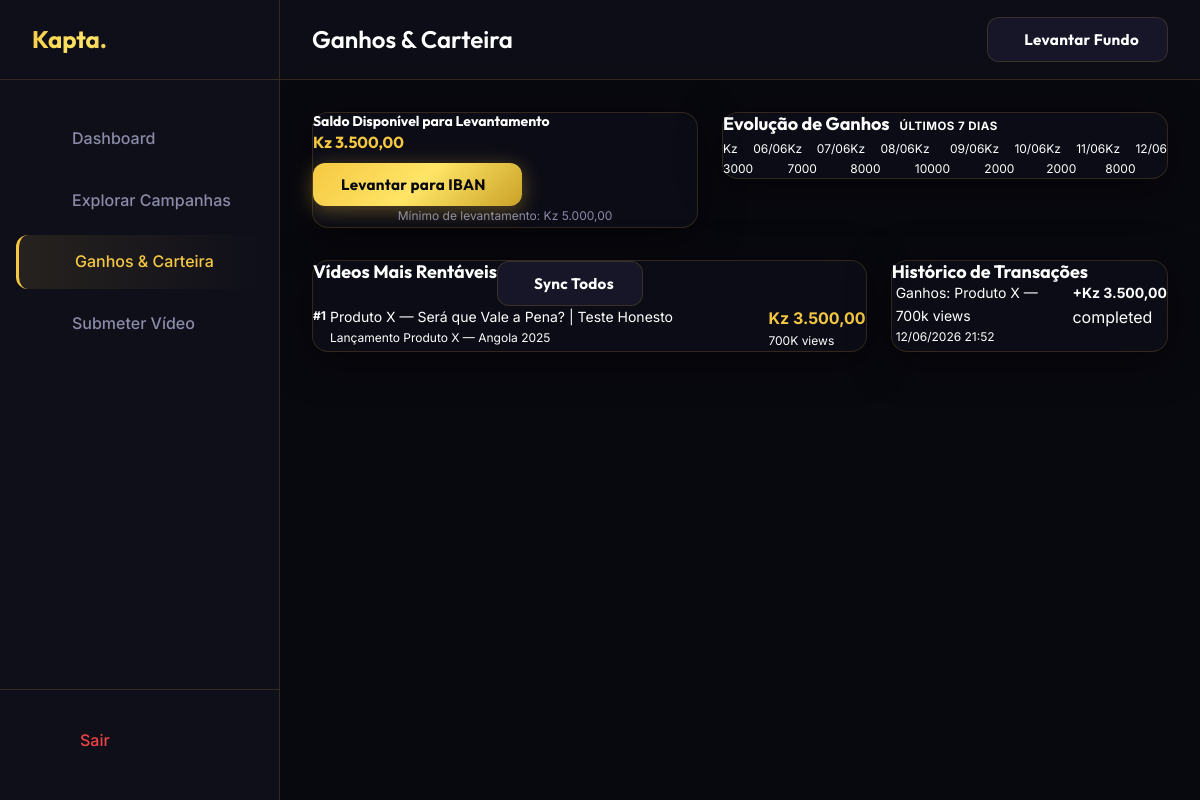
The app's page /creator/earnings.php (signed in) with its own data.
### tables this page shows
CREATE TABLE `wallets` (
  `id`               INT UNSIGNED NOT NULL AUTO_INCREMENT,
  `user_id`          INT UNSIGNED NOT NULL UNIQUE,
  `balance`          DECIMAL(15,2) NOT NULL DEFAULT 0.00,
  `total_deposited`  DECIMAL(15,2) NOT NULL DEFAULT 0.00,
  `total_withdrawn`  DECIMAL(15,2) NOT NULL DEFAULT 0.00,
  `created_at`       DATETIME NOT NULL DEFAULT CURRENT_TIMESTAMP,
  `updated_at`       DATETIME NOT NULL DEFAULT CURRENT_TIMESTAMP ON UPDATE CURRENT_TIMESTAMP,
  PRIMARY KEY (`id`),
  CONSTRAINT `fk_wallet_user` FOREIGN KEY (`user_id`) REFERENCES `users` (`id`) ON DELETE CASCADE
);

CREATE TABLE `campaign_submissions` (
  `id`             INT UNSIGNED NOT NULL AUTO_INCREMENT,
  `campaign_id`    INT UNSIGNED NOT NULL,
  `creator_id`     INT UNSIGNED NOT NULL,
  `platform`       ENUM('youtube','tiktok','instagram') NOT NULL,
  `video_url`      VARCHAR(500) NOT NULL,
  `video_id`       VARCHAR(255) DEFAULT NULL,
  `title`          VARCHAR(500) DEFAULT NULL,
  `thumbnail`      VARCHAR(500) DEFAULT NULL,
  `views`          BIGINT UNSIGNED NOT NULL DEFAULT 0,
  `last_synced_at` DATETIME DEFAULT NULL,
  `status`         ENUM('pending','approved','rejected','active') NOT NULL DEFAULT 'pending',
  `earnings`       DECIMAL(15,2) NOT NULL DEFAULT 0.00,
  `submitted_at`   DATETIME NOT NULL DEFAULT CURRENT_TIMESTAMP,
  `approved_at`    DATETIME DEFAULT NULL,
  PRIMARY KEY (`id`),
  KEY `idx_campaign`  (`campaign_id`),
  KEY `idx_creator`   (`creator_id`),
  KEY `idx_status`    (`status`),
  CONSTRAINT `fk_sub_campaign` FOREIGN KEY (`campaign_id`) REFERENCES `campaigns` (`id`) ON DELETE CASCADE,
  CONSTRAINT `fk_sub_creator`  FOREIGN KEY (`creator_id`)  REFERENCES `users` (`id`) ON DELETE CASCADE
);

CREATE TABLE `campaigns` (
  `id`             INT UNSIGNED NOT NULL AUTO_INCREMENT,
  `brand_id`       INT UNSIGNED NOT NULL,
  `title`          VARCHAR(255) NOT NULL,
  `description`    TEXT DEFAULT NULL,
  `requirements`   TEXT DEFAULT NULL,
  `category`       VARCHAR(80) NOT NULL DEFAULT 'Entretenimento',
  `platforms`      JSON DEFAULT NULL,
  `cpm_rate`       DECIMAL(15,2) NOT NULL DEFAULT 0.00,
  `budget`         DECIMAL(15,2) NOT NULL DEFAULT 0.00,
  `spent`          DECIMAL(15,2) NOT NULL DEFAULT 0.00,
  `status`         ENUM('draft','active','paused','completed') NOT NULL DEFAULT 'draft',
  `min_followers`  INT UNSIGNED NOT NULL DEFAULT 0,
  `deadline`       DATE DEFAULT NULL,
  `created_at`     DATETIME NOT NULL DEFAULT CURRENT_TIMESTAMP,
  `updated_at`     DATETIME NOT NULL DEFAULT CURRENT_TIMESTAMP ON UPDATE CURRENT_TIMESTAMP,
  PRIMARY KEY (`id`),
  KEY `idx_brand`  (`brand_id`),
  KEY `idx_status` (`status`),
  CONSTRAINT `fk_campaign_brand` FOREIGN KEY (`brand_id`) REFERENCES `users` (`id`) ON DELETE CASCADE
);

CREATE TABLE `transactions` (
  `id`          INT UNSIGNED NOT NULL AUTO_INCREMENT,
  `wallet_id`   INT UNSIGNED NOT NULL,
  `user_id`     INT UNSIGNED NOT NULL,
  `type`        ENUM('deposit','withdrawal','campaign_fund','earning','platform_fee') NOT NULL,
  `amount`      DECIMAL(15,2) NOT NULL,
  `description` VARCHAR(500) DEFAULT NULL,
  `reference`   VARCHAR(255) DEFAULT NULL,
  `status`      ENUM('pending','completed','failed') NOT NULL DEFAULT 'completed',
  `created_at`  DATETIME NOT NULL DEFAULT CURRENT_TIMESTAMP,
  PRIMARY KEY (`id`),
  KEY `idx_wallet`  (`wallet_id`),
  KEY `idx_user`    (`user_id`),
  KEY `idx_type`    (`type`),
  CONSTRAINT `fk_tx_wallet` FOREIGN KEY (`wallet_id`) REFERENCES `wallets` (`id`) ON DELETE CASCADE,
  CONSTRAINT `fk_tx_user`   FOREIGN KEY (`user_id`)   REFERENCES `users`   (`id`) ON DELETE CASCADE
);

### includes/functions.php (called while the page is built, shortened)
<?php
function format_kz(float $amount): string {
    return 'Kz ' . number_format($amount, 2, ',', '.');
}
function format_views(int $views): string {
    if ($views >= 1_000) {
        return round($views / 1_000, 1) . 'K';
    }
    return (string)$views;
}

### creator/earnings.php (the view, shortened to what this page needs)
<?php
require_once '../includes/functions.php';
$user = current_user();
$stmt = $pdo->prepare("SELECT balance FROM wallets WHERE user_id = ?");
$stmt->execute([$user['id']]);
$wallet = $stmt->fetch();
$balance = $wallet['balance'] ?? 0;
$stmt = $pdo->prepare("
    SELECT * FROM transactions
    WHERE user_id = ?
    ORDER BY created_at DESC
    LIMIT 20
");
$stmt->execute([$user['id']]);
$transactions = $stmt->fetchAll();
$stmt = $pdo->prepare("
    SELECT s.id, s.title, s.platform, s.views, s.earnings, s.status, c.title as campaign_title
    FROM campaign_submissions s
    JOIN campaigns c ON s.campaign_id = c.id
    WHERE s.creator_id = ?
    ORDER BY s.earnings DESC
    LIMIT 10
");
$stmt->execute([$user['id']]);
$submissions = $stmt->fetchAll();
include '../includes/header.php';
?>
<div class="dashboard-layout">
    <aside class="sidebar" id="sidebar">
        <div class="sidebar-header">
            <a href="dashboard.php" class="logo gradient-text">Kapta.</a>
        </div>
        <div class="sidebar-nav">
            <a href="dashboard.php" class="nav-item"><i class="ph ph-squares-four"></i> Dashboard</a>
            <a href="campaigns.php" class="nav-item"><i class="ph ph-magnifying-glass"></i> Explorar Campanhas</a>
            <a href="earnings.php" class="nav-item active"><i class="ph ph-money"></i> Ganhos & Carteira</a>
            <a href="campaigns.php" class="nav-item bg-white bg-opacity-5"><i class="ph ph-upload-simple"></i> Submeter Vídeo</a>
        </div>
        <div class="sidebar-footer">
            <a href="../auth/logout.php" class="nav-item" style="color: var(--accent-red);"><i class="ph ph-sign-out"></i> Sair</a>
        </div>
    </aside>
    <main class="main-content">
        <header class="topbar">
            <div class="flex items-center">
                <h1 class="topbar-title">Ganhos & Carteira</h1>
            </div>
            <div class="topbar-actions">
                <button class="btn btn-secondary text-sm py-2" onclick="alert('Funcionalidade de levantamento (MVP). Na versão final, integrará com Multicaixa/Bancos.')"><i class="ph ph-bank"></i> Levantar Fundo</button>
            </div>
        </header>
        <div class="content-wrapper">
            <div class="dashboard-row grid-cols-1 md:grid-cols-3 gap-6 mb-6">
                <div class="md:col-span-1">
                    <div class="glass-card p-8 h-full flex flex-col justify-center relative overflow-hidden bg-gradient-to-br from-dark-card to-[#1a1811]">
                        <h2 class="text-sm font-medium text-secondary mb-2">Saldo Disponível para Levantamento</h2>
                        <div class="text-4xl sm:text-5xl font-bold font-outfit text-gold mb-8">
                            <?php echo format_kz($balance); ?>
                        </div>
                        <form action="../api/wallet.php?action=withdraw" method="POST">
                            <button type="submit" class="btn btn-primary w-full justify-center py-3" <?php echo $balance <= 0 ? 'disabled' : ''; ?>>
                                Levantar para IBAN <i class="ph ph-arrow-right"></i>
                            </button>
                        </form>
                        <p class="text-xs text-center text-secondary mt-3">Mínimo de levantamento: Kz 5.000,00</p>
                    </div>
                </div>
                <div class="md:col-span-2">
                    <div class="glass-card p-6 h-full flex flex-col">
                        <div class="flex justify-between items-center mb-6">
                            <h3 class="text-lg font-bold font-outfit">Evolução de Ganhos</h3>
                            <div class="flex gap-2">
                                <span class="badge bg-white bg-opacity-10 text-xs">Últimos 7 dias</span>
                            </div>
                        </div>
                        <div class="flex-1 min-h-[200px] flex items-end justify-between px-4 pb-2 relative border-b border-l border-dark-border">
                            <?php
                            $days = 7;
                            for($i = $days; $i >= 1; $i--) {
                                echo '<div class="w-8 md:w-12 group relative flex justify-center">';
                                echo '<div class="absolute bottom-full mb-2 bg-black text-xs p-1 rounded opacity-0 group-hover:opacity-100 transition whitespace-nowrap z-10">Kz ' . rand(1, 10)*1000 . '</div>';
                                echo '<div class="absolute top-full mt-2 text-xs text-secondary">' . date('d/m', strtotime("-$i days")) . '</div>';
                                echo '</div>';
                            }
                            ?>
                        </div>
                    </div>
                </div>
            </div>
            <div class="dashboard-row">
                <div class="glass-card p-0 overflow-hidden flex flex-col">
                    <div class="p-6 border-b border-dark-border flex justify-between items-center">
                        <h3 class="text-lg font-bold font-outfit">Vídeos Mais Rentáveis</h3>
                        <button class="btn btn-secondary text-xs px-2 py-1 btn-sync-views"><i class="ph ph-arrows-clockwise"></i> Sync Todos</button>
                    </div>
                    <div class="p-0 flex-1 overflow-y-auto">
                        <?php if (empty($submissions)): ?>
                            <div class="p-8 text-center text-secondary">Ainda não tem vídeos com ganhos.</div>
                        <?php else: ?>
                            <div class="divide-y divide-dark-border">
                                <?php foreach ($submissions as $index => $sub): ?>
                                    <div class="p-4 flex items-center gap-4 hover:bg-white hover:bg-opacity-5 transition">
                                        <div class="w-8 h-8 rounded-full bg-dark-surface flex items-center justify-center font-bold text-xs text-secondary shrink-0">
                                            #<?php echo $index + 1; ?>
                                        </div>
                                        <div class="flex-1 min-w-0">
                                            <div class="font-medium text-white truncate text-sm"><?php echo htmlspecialchars($sub['title'] ?: 'Vídeo no ' . ucfirst($sub['platform'])); ?></div>
                                            <div class="text-xs text-secondary truncate"><?php echo htmlspecialchars($sub['campaign_title']); ?></div>
                                        </div>
                                        <div class="text-right shrink-0">
                                            <div class="font-bold text-gold"><?php echo format_kz($sub['earnings']); ?></div>
                                            <div class="text-xs text-secondary"><?php echo format_views($sub['views']); ?> views</div>
                                        </div>
                                    </div>
                                <?php endforeach; ?>
                            </div>
                        <?php endif; ?>
                    </div>
                </div>
                <div class="glass-card p-0 overflow-hidden flex flex-col">
                    <div class="p-6 border-b border-dark-border">
                        <h3 class="text-lg font-bold font-outfit">Histórico de Transações</h3>
                    </div>
                    <div class="p-0 flex-1 overflow-y-auto">
                        <?php if (empty($transactions)): ?>
                            <div class="p-8 text-center text-secondary">Ainda não há movimentos na sua conta.</div>
                        <?php else: ?>
                            <div class="divide-y divide-dark-border">
                                <?php foreach ($transactions as $txn):
                                    $is_positive = in_array($txn['type'], ['earning']);
                                    $color = $is_positive ? 'text-green-400' : 'text-white';
                                ?>
                                    <div class="p-4 flex items-center gap-4 hover:bg-white hover:bg-opacity-5 transition">
                                        <div class="flex-1 min-w-0">
                                            <div class="font-medium text-sm text-white truncate"><?php echo htmlspecialchars($txn['description']); ?></div>
                                            <div class="text-xs text-secondary"><?php echo date('d/m/Y H:i', strtotime($txn['created_at'])); ?></div>
                                        </div>
                                        <div class="text-right shrink-0">
                                            <div class="font-bold text-sm <?php echo $color; ?>">
                                                <?php echo $is_positive ? '+' : ''; ?><?php echo format_kz($txn['amount']); ?>
                                            </div>
                                            <div class="text-[10px] text-secondary uppercase bg-dark-surface px-1.5 py-0.5 rounded inline-block mt-1"><?php echo $txn['status']; ?></div>
                                        </div>
                                    </div>
                                <?php endforeach; ?>
                            </div>
                        <?php endif; ?>
                    </div>
                </div>
            </div>
        </div>
    </main>
</div>
<?php include '../includes/footer.php'; ?>

### records on screen
wallets: balance "Kz 3.500,00"
campaign_submissions: title "Produto X — Será que Vale a Pena? | Teste Honesto", campaign.title "Lançamento Produto X — Angola 2025", earnings "Kz 3.500,00", views "700K"
transactions: description "Ganhos: Produto X — 700k views", created_at "12/06/2026 21:52", amount "Kz 3.500,00", status "completed"

### other values on screen
date('d/m', strtotime("-$i days")) "06/06"
date('d/m', strtotime("-$i days")) "07/06"
date('d/m', strtotime("-$i days")) "08/06"
date('d/m', strtotime("-$i days")) "09/06"
date('d/m', strtotime("-$i days")) "10/06"
date('d/m', strtotime("-$i days")) "11/06"
date('d/m', strtotime("-$i days")) "12/06"
